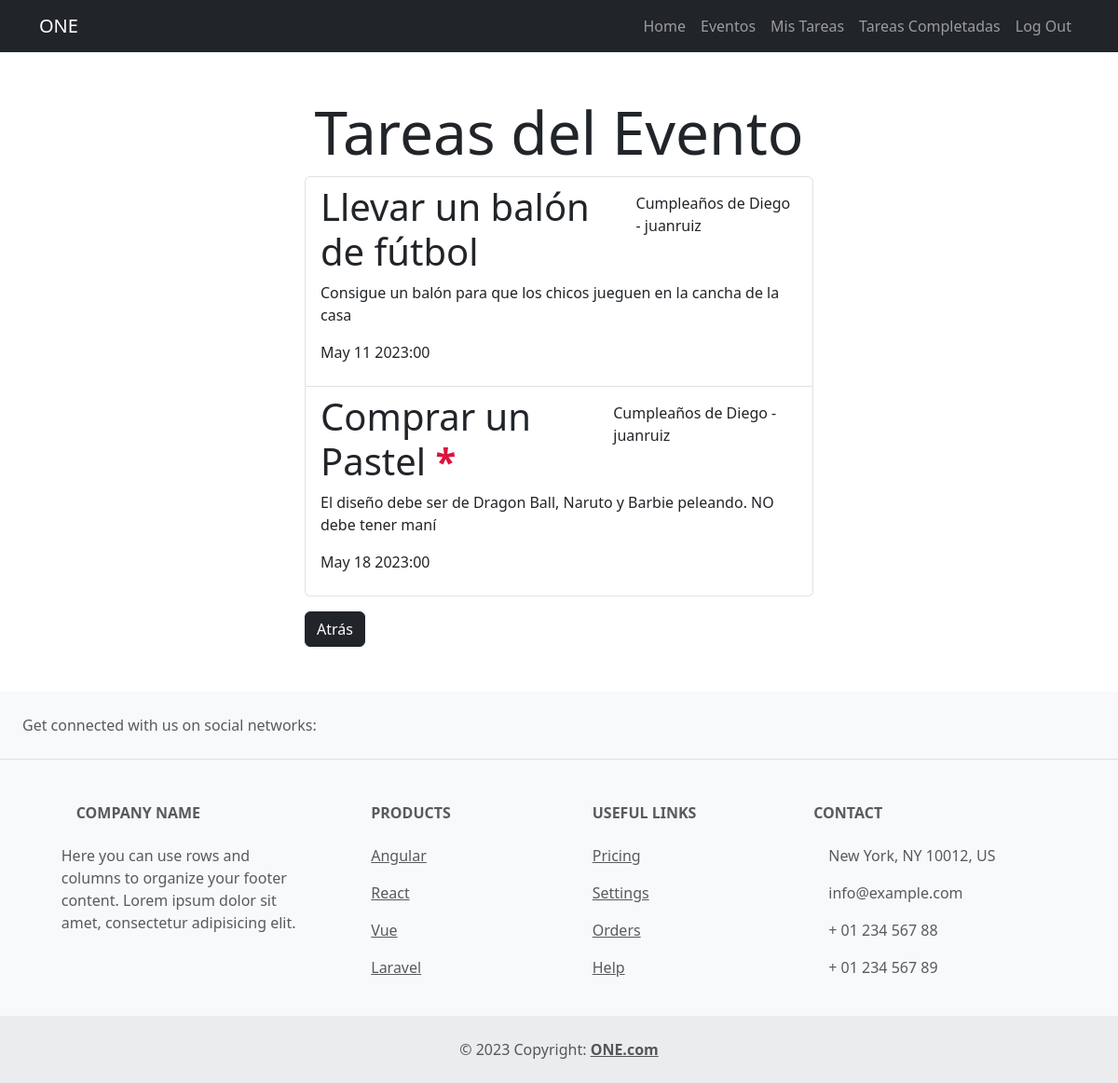
/eventos/13/tasks/ (signed in), run on the app's committed database.
### tasks/models.py (models this page shows, shortened)
class Task(models.Model):
    title = models.CharField(max_length=80)
    descripcion = models.TextField(blank=True)
    fechaCreacion = models.DateTimeField(auto_now_add=True)
    fechaLim= models.DateTimeField(null = True, blank = True)
    fechaTer= models.DateTimeField(null = True, blank = True)
    importante = models.BooleanField(default=False)
    user = models.ForeignKey(User, on_delete=models.CASCADE)
    evento = models.ForeignKey(Evento, blank=True , on_delete=models.CASCADE)
    asignado_a = models.ForeignKey(User, null=True, blank=True, related_name='tasks_assigned', on_delete=models.SET_NULL)

### event/models.py (models this page shows, shortened)
class Evento(models.Model):
    nombre = models.CharField(max_length=80)
    descripcion = models.TextField(blank=True)
    fechaCreacion = models.DateTimeField(auto_now_add=True)
    fecha= models.DateField(null = True, blank = True)
    ubicacion = models.CharField(max_length=200)
    user = models.ForeignKey(User, on_delete=models.CASCADE)

### event/views.py (the view)
# urls.py: path('eventos/<int:evento_id>/tasks/', task_por_evento, name = 'task_por_evento'),
@login_required
def task_por_evento(request, evento_id):
    eventos = Evento.objects.get(id=evento_id)
    tasks = Task.objects.filter(evento=eventos)
    return render(request, 'tareas_evento.html', {'tasks': tasks, 'eventos': eventos})

### event/templates/tareas_evento.html (shortened to what this page needs)
{% extends 'base.html' %}
{% block content%}
<main class="container">
    <div class="row">
        <div class="col-md-6 offset-md-3">
            <h1 class="mt-5 text-center display-3">Tareas del Evento</h1>
            <ul class="list-group">
                {% for task in tasks %}
                <a href="{% url 'task_detail' task.id %}" class="list-group-item">
                    <header class="d-flex justify-content-between">
                        {% if task.importante %}
                            <h1 class="fw-bold-3"> {{task.title}} <strong style="color: crimson;">*</strong></strong></h1>
                        {% else %}
                            <h1 class="fw-bold-3"> {{task.title}}</h1>
                        {% endif %}
                        <p class="mt-2"> {{task.evento.nombre}} - {{task.user.username}} </p>
                    </header>
                    <p> {{task.descripcion}} </p>
                    <p> {{task.fechaLim|date:'M j Y:i'}} </p>
                </a>
                {% endfor %}
            </ul>
            {% if '/eventos-completos/' not in request.path %}
                <form action="{% url 'eventos' %}"  method="POST">
                    <button class="btn btn-dark mt-3 mb-5" >Atrás</button>
                </form>
            {% endif %}
        </div>
    </div>
</main>
{% endblock %}

### data on the page
Task: title "Llevar un balón de fútbol", evento.nombre "Cumpleaños de Diego", user.username "juanruiz", descripcion "Consigue un balón para que los chicos jueguen en la cancha de la casa", fechaLim "May 11 2023:00"
Task: title "Comprar un Pastel", evento.nombre "Cumpleaños de Diego", user.username "juanruiz", descripcion "El diseño debe ser de Dragon Ball, Naruto y Barbie peleando. NO debe tener maní", fechaLim "May 18 2023:00"
